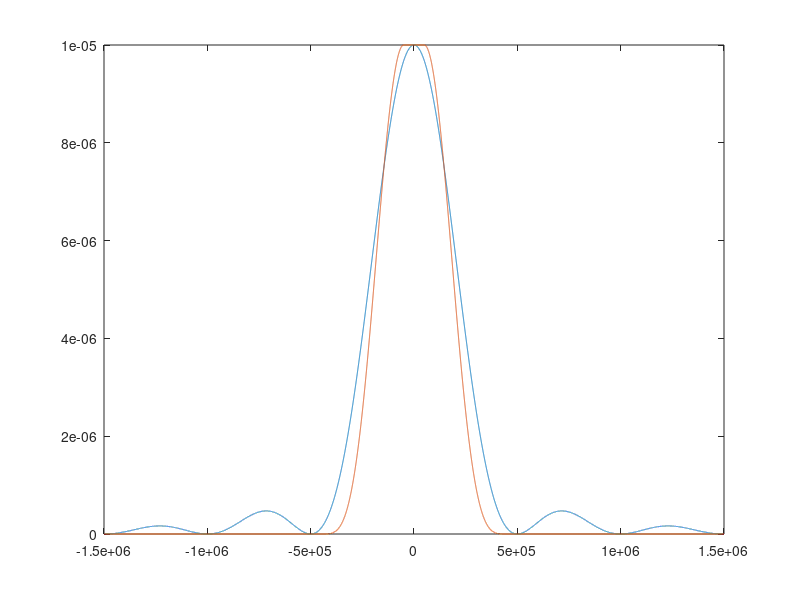

Source code (MATLAB): (Note: this script raises an error after producing the figure.)
% Plot the Power Spectral Density of M-PAM raised cosine and square pulses
% Author: Matt Blake (ID: 58979250)
% Date: 20/12/20


%% Clean up program
close all
clear
clc


%% Define values of system
Rb = 1*10^6; % The required maximum data rate (bps)
M = 4; % Order of PAM
R0 = 5; % Zeroth autocorrelation coefficient
Bt = [300000, 350000, 400000, 450000]; % Signal bandwidth
XrangeSquare = 15*10^5; % Square PSD will be plotted from (-XrangeSquare + 1) to +XrangeSquare (Hz)
XrangeNyquist = 6*10^5; % Square PSD will be plotted from (-XrangeNyquist + 1) to +XrangeNyquist (Hz)
channelBandlimit = 5*10^5; % Bandwidth limitations of channel (Hz)
Xstep = 100; % Resolution of PSD plot (Hz)


%% Calculate the PSD
PSDNyquistResults = {}; % Array to store the results of each different Bt
RolloffF = zeros(1, length(Bt)); % Array to store the roll-off factors for each Bt
for j = [1:1:length(Bt)]
    % Preform conversion calculations
    Tb = 1/Rb; % Calculate maximum time per bit in order to achieve Rb (s)
    Ts = log2(M) * Tb; % Calculate the maximum signal time in order to achieve Rb (s)
    Rs = 1/Ts; % Calculate the symbol rate to achieve Rb (bps)
    W = Rs/2; % Calculate the essential pulse width (folding frequency) in f domain (Hz)
    RolloffF(j) = 2*Bt(j)/Rs - 1; % Calculate the rolloff factor of a Nyquist Pulse
    f1 = W * (1 - RolloffF(j)); % Calculate the pulse's max amplitude frequency (Hz)

    % Define Pulse Shape PSD
    PpSquare = @(f) Ts * sinc(Ts * f); % The formula for the power spectral density of the pulse
    Pp1 = @(f) 1/(2*W); % 1st part of piecewise pulse function
    Pp2 = @(f) (1/(4*W))*(1-sin((pi*(abs(f)-W))/(2*W-2*f1))); % 2nd part of piecewise pulse function
    Pp3 = @(f) 0; % 3rd part of piecewise pulse function
    Condition1 = f1; % Upperbound of 1st part of piecewise function
    Condition2 = 2*W - f1; % Upperbound of 2nd part of piecewise function

    % Calculate required PSD forumlas
    Pm = R0; % The formula for the power spectral density of the message, based on autocorrelation
    
    % Calculate PSD values
    PSDNyquist = zeros(1, 2 * XrangeSquare/Xstep); % Yaxis of plot
    PSDsquare = zeros(1, 2 * XrangeSquare/Xstep); % Yaxis of square pulse plot
    freq = [-XrangeSquare + Xstep:Xstep:XrangeSquare]; % Xaxis of plot

    for i= [1:1:length(freq)]; % Iterate through all required frequencies
        if abs(freq(i)) < Condition1 % Select appropriate portion of peicewise function
            PpNyquist = Pp1;
        elseif (Condition1 <= abs(freq(i))) && (abs(freq(i)) <= Condition2)
            PpNyquist = Pp2;
        elseif abs(freq(i)) >= Condition2
            PpNyquist = Pp3;
        end
        SyNyquist = @(f) Pm * (PpNyquist(f))^2/(Ts); % The formula for power spectral density of the Nyquist pulse and message
        PSDNyquist(i) = SyNyquist(freq(i)); % Calculate PSD at selected frequency for Nyquist Pulse
        
        if j == 1     % Square pulse only needs to be calculated once  
            SySquare = @(f) Pm * (PpSquare(f))^2/(Ts); % The formula for power spectral density of the Square pulse and message
            PSDSquare(i) = SySquare(freq(i)); % Calculate PSD at selected frequency for Square Pulse
        end
    end
    PSDNyquistResults{j} = PSDNyquist; % Store the PSD associated with the current Bt
end


%% Plot PSD 
figure(1) % Plot the chosen Nyquist and Square pulse compared
plot(freq, PSDSquare)
hold on 
plot(freq,PSDNyquistResults{4})
xline(-channelBandlimit, '--r', 'LineWidth', 1) % Plot bandwidth limits
xline(channelBandlimit, '--r',  'LineWidth', 1) % Plot bandwidth limits
xlabel('Frequency (Hz)');
ylabel('Power Density (W/Hz)');
title('Power Spectral Densities of 4-PAM Signal with Different Pulse Shapes');
legend('Square Pulse', sprintf('Nyquist pulse with α = %.1f', RolloffF(4)), 'Channel bandwidth limit');
ylim([0, (1.2*R0)/(2*W)])
xlim([-XrangeSquare + 1, XrangeSquare])
hold off

figure(2) % Plot the PSD of the square pulse
plot(freq, PSDSquare)
hold on
xline(-channelBandlimit, '--r', 'LineWidth', 1) % Plot bandwidth limits
xline(channelBandlimit, '--r',  'LineWidth', 1) % Plot bandwidth limits
xlabel('Frequency (Hz)');
ylabel('Power Density (W/Hz)');
title('Power Spectral Densities of 4-PAM Signal with a Square Pulse');
legend('Square Pulse', 'Channel bandwidth limit');
ylim([0, (1.2*R0)/(2*W)])
xlim([-XrangeSquare + 1, XrangeSquare])
hold off

figure(3) % Plot the PSD of the Nyquist pulses
plot(freq,PSDNyquistResults{1}) 
hold on
plot(freq,PSDNyquistResults{2}) 
plot(freq,PSDNyquistResults{3})   
plot(freq,PSDNyquistResults{4})
xline(-channelBandlimit, '--r', 'LineWidth', 1) % Plot bandwidth limits
xline(channelBandlimit, '--r',  'LineWidth', 1) % Plot bandwidth limits
xlabel('Frequency (Hz)');
ylabel('Power Density (W/Hz)');
title('Power Spectral Densities of 4-PAM Signal with Different Pulse Shapes');
legend(sprintf('Nyquist pulse with α = %.1f', RolloffF(1)), ...
    sprintf('Nyquist pulse with α = %.1f',RolloffF(2)), sprintf('Nyquist pulse with α = %.1f', RolloffF(3)), ...
    sprintf('Nyquist pulse with α = %.1f', RolloffF(4)), 'Channel bandwidth limit');
ylim([0, (1.2*R0)/(2*W)])
xlim([-XrangeNyquist + 1, XrangeNyquist])
hold off